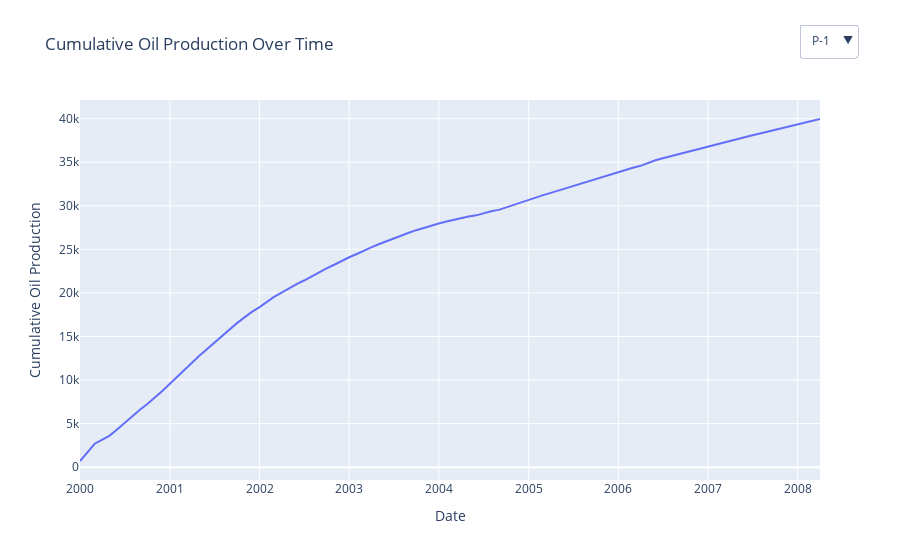

Notebook code cell kept with this figure:
### Markdown cell above
<hr>

Below is an interactive dropdown for selecting different wells and viewing their "Cumulative Oil Production Over Time"

### Code cell
# List of unique wells
wells = df['Well Name'].unique()

# Calculate the cumulative oil production for each well
df['Cumulative Oil Production'] = df.groupby('Well Name')['Oil Production Rate'].cumsum()

# Create an empty figure for Cumulative Oil Production
fig_cumulative_oil = go.Figure()

# Add an interactive dropdown menu for Cumulative Oil Production
buttons_cumulative_oil = []
for well in wells:
    well_df = df[df['Well Name'] == well]
    years = well_df['Date'].dt.year.unique()
    visible = [well == w for w in wells]
    
    button = dict(label=well,
                  method='update',
                  args=[{'visible': visible},
                        {'title': f'Cumulative Oil Production Over Time for {well}',
                         'xaxis': {'tickvals': years, 'ticktext': years, 'rangeslider': {'visible': True}}}],
                  )
    buttons_cumulative_oil.append(button)
    
    fig_cumulative_oil.add_trace(go.Scatter(x=well_df['Date'], y=well_df['Cumulative Oil Production'], mode='lines', name=well))

# Update the layout for Cumulative Oil Production
fig_cumulative_oil.update_layout(title=f'Cumulative Oil Production Over Time',
                                 xaxis_title='Date', 
                                 yaxis_title='Cumulative Oil Production',
                                 updatemenus=[dict(buttons=buttons_cumulative_oil, direction='down', x=1.05, y=1.2, showactive=True)])

# Display the initial well data for Cumulative Oil Production
fig_cumulative_oil.update_traces(visible=False)
fig_cumulative_oil.data[0].visible = True

# Display the plot for Cumulative Oil Production
fig_cumulative_oil.show()
